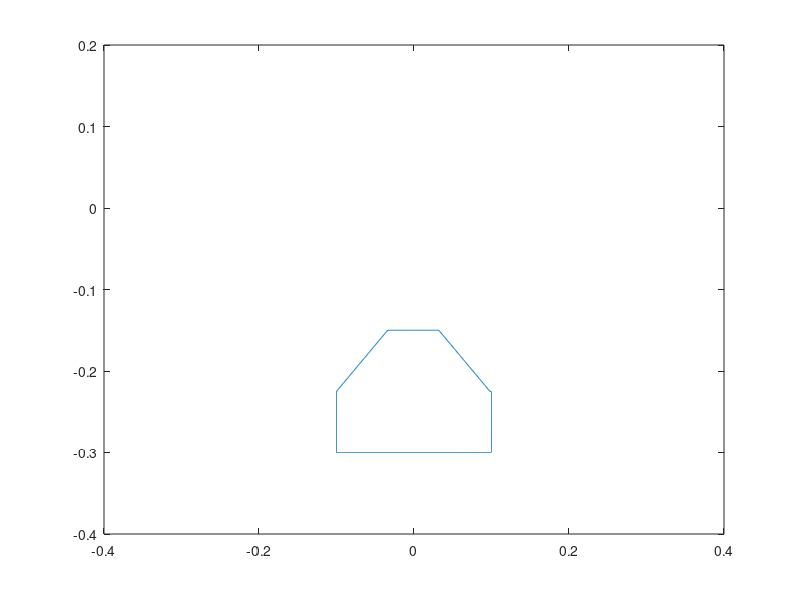

Recreate this plot in MATLAB.
clc,close all, clear all
x = 0.1;
y = -0.3;
for t = 0:0.01:15
    if t<10
        x1 = 0.1 - t*2*0.01;
        y1 = -0.3;
    elseif t>10 && t<11 
        %p1
        disp(t)
        x1 = -0.1;
        y1 = -0.3+(t-10)*0.075
    elseif t>11 && t<12 
        %p2
        x1 = -0.1+(t-11)*0.066;
        y1 = -.225+(t-11)*0.075;
    elseif t>12 && t<13 
        %p3 
        x1 = -0.034+(t-12)*0.066;
        y1 = -0.15;
    elseif t>13 && t<14 
        x1 = 0.0320+(t-13)*0.066;
        y1 = -0.15-(t-13)*0.075;
    elseif t>14 && t<15 
        x1 = 0.1;
        y1 = -0.2250-(t-14)*0.075;
    end
    x = [x,x1];
    y = [y,y1];
end

plot(x,y)
axis([-0.4 0.4 -0.4 0.2])